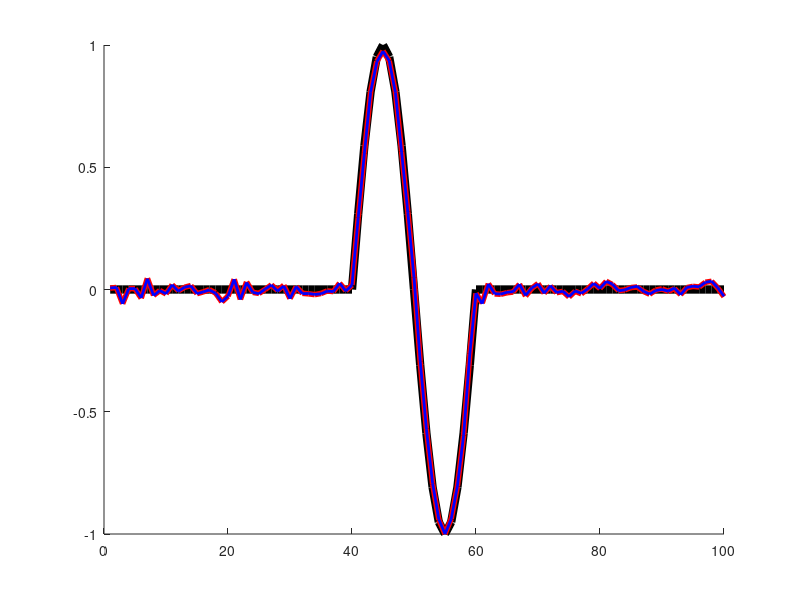

This chart was generated by the following MATLAB code:
clc; close all; clear all

x = zeros(100,1);
x(40:60) = sin(linspace(0, 2*pi, 21));
figure(1)
hold on
plot(x, 'k', 'LineWidth', 6)
% A = ones(100,100).*x;
A = ones(100,100).*x + randn(100)*0.2;  % add random noise
% y = zeros(100,1);
% y(60:80) = sin(linspace(0, 2*pi, 21));
% A(:,80) = A(:,80) + y;
% figure(2)
% plot(A)
[U, S, V] = svd(A);
A_new = zeros(100,100);
p = 1;
for i = 1:p
    A_new = A_new + U(:,i)*S(i,i)*V(:,i)';
end
% A_new = U*S*V';
% figure(1)
% plot(A_new, 'LineWidth', 2)
% figure(2)
% plot(diag(S))
x_new = A_new(:,1);
plot(x_new/max(abs(x_new)), 'r', 'LineWidth', 4)
x_new2 = mean(A,2);
plot(x_new2/max(abs(x_new2)), 'b', 'LineWidth', 2)
% figure(3)
% hold on
% plot(A(:,4))
% plot(A_new(:,4))
% [V, D] = eig(A_new);
